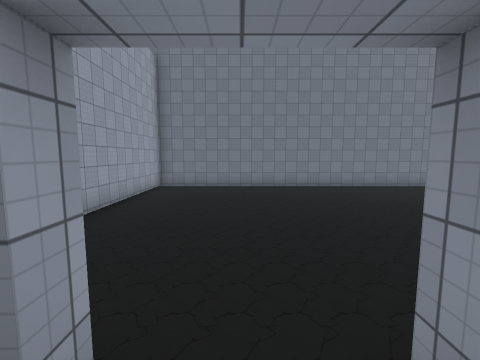
view 1 (above)

16 first-person views from a walk through a scene from a Unity 3-D project. The camera is 1.5 m above the floor, tilts 6° down and sees 90° across. The floor is counted in squares, 2 m on a side. Each view is taken from the middle of a square. On the plan, view 1 faces up. The plan holds only what a view shows up to about 9 squares ahead; the rest is blank. The place goes on beyond the plan. The player character is not drawn. Some surface patterns are stand-ins.

view 2
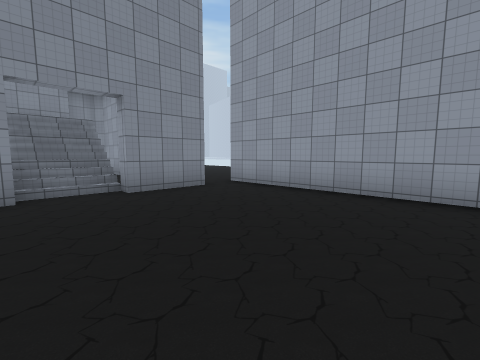

view 3
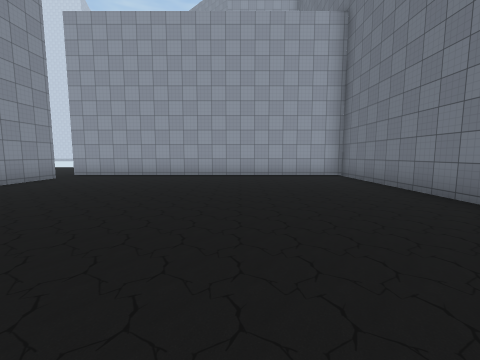

view 4
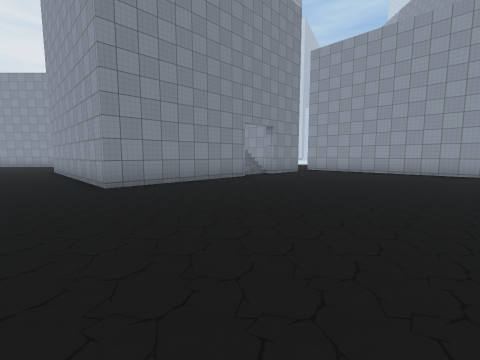

view 5
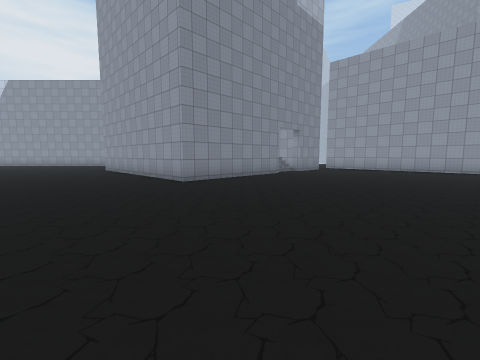

view 6
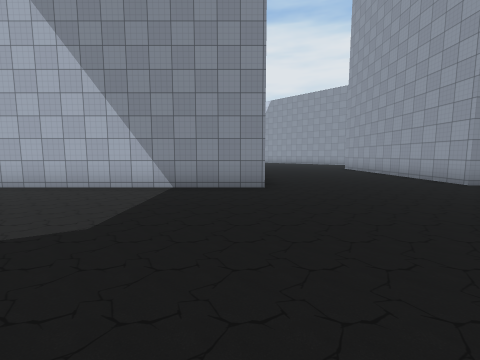

view 7
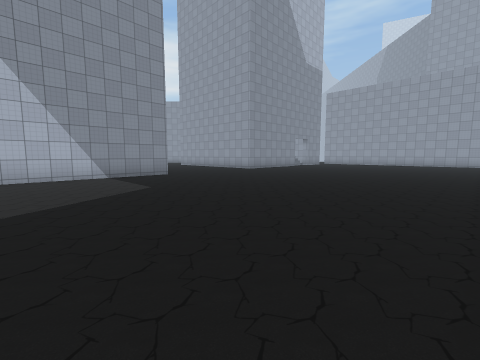

view 8
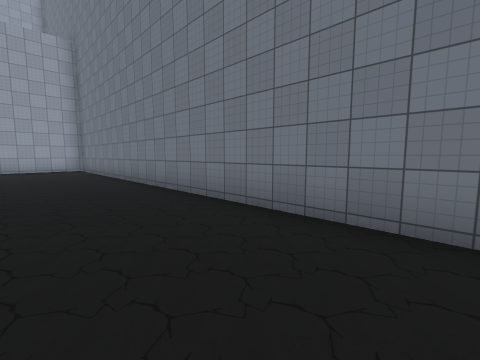

view 9
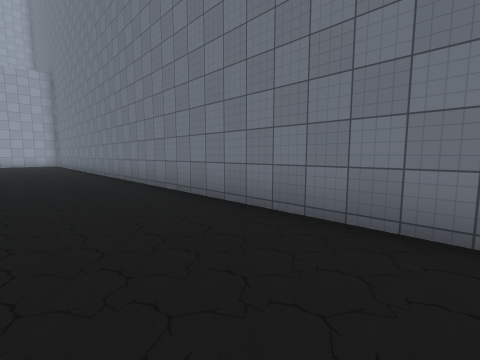

view 10
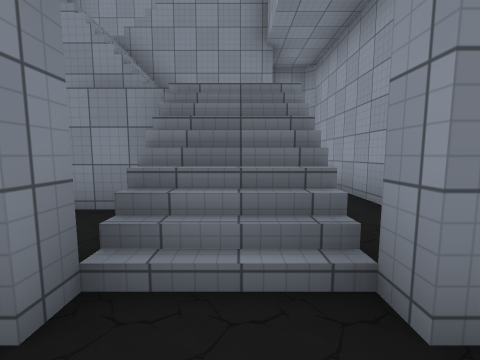

view 11
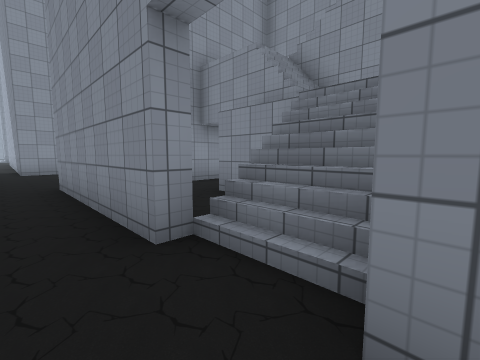

view 12
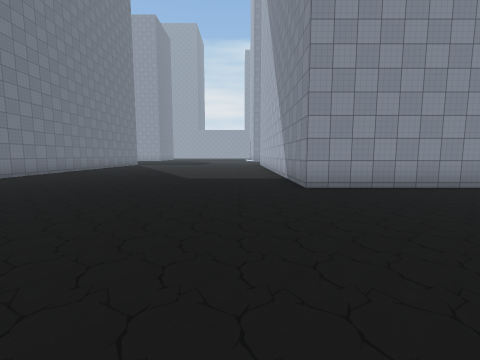

view 13
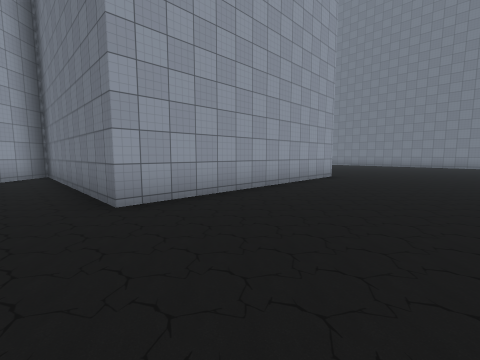

view 14
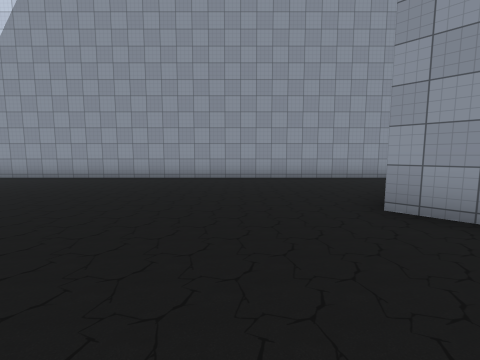

view 15
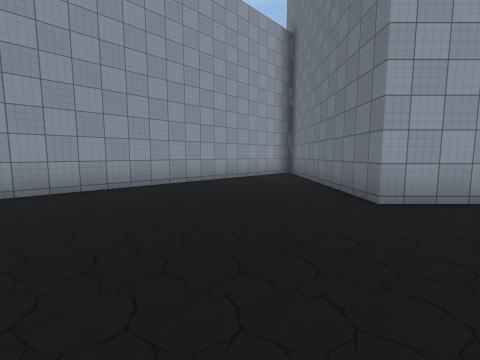

view 16
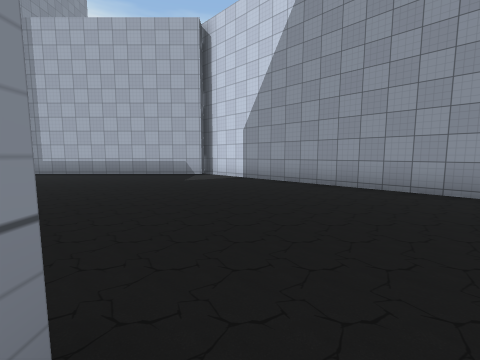

### Floor plan
Key: @ floor where view 1 was taken; # wall or solid block; . floor; / step, stairs or slope; v drop or lower ground.
Columns run from 4 left of view 1 to 15 right of it. Each row starts with its distance up from view 1.
 11 ####################
 10 #...................
  9 #...................
  8 #...................
  7 #...................
  6 #...................
  5 #...................
  4 #...................
  3 #...................
  2 #...................
  1 #.##.#####.....#####
  0 .. v@vv  #.....#
 -1    v/vvvv#.....#
 -2   #    vv#.....#
 -3   #   ## #....
 -4   #v###  #....
 -5     ###vv#....
 -6    #######....
 -7    ##.........
 -8     ##........
 -9      ##........#
-10       ##........
-11        ##........
-12         ##........
-13          ##........
-14           ##.......
-15            ##.......
-16             ##......
-17              ##.....
-18               ######

Where each view was taken, in squares from view 1:
view 1: 0 up, 0 right, facing up
view 2: 6 up, 1 right, facing down-left
view 3: 7 up, 5 right, facing left
view 4: 7 up, 7 right, facing down-left
view 5: 7 up, 9 right, facing down-left
view 6: 7 up, 11 right, facing down
view 7: 10 up, 15 right, facing down-left
view 8: 8 up, 9 right, facing up-left
view 9: 8 up, 15 right, facing up-left
view 10: 2 up, 0 right, facing down
view 11: 2 up, 1 left, facing down-right
view 12: 3 up, 5 right, facing right
view 13: 7 down, 9 right, facing up-left
view 14: 5 down, 9 right, facing down-left
view 15: 8 down, 9 right, facing left
view 16: 9 down, 10 right, facing down
